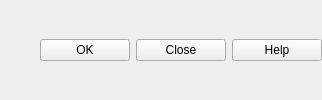
    <widget class="QWidget" name="buttons_widget" native="true">
     <layout class="QHBoxLayout" name="horizontalLayout">
      <property name="spacing">
       <number>6</number>
      </property>
      <property name="leftMargin">
       <number>0</number>
      </property>
      <property name="topMargin">
       <number>0</number>
      </property>
      <property name="rightMargin">
       <number>0</number>
      </property>
      <property name="bottomMargin">
       <number>0</number>
      </property>
      <item>
       <spacer name="horizontalSpacer">
        <property name="orientation">
         <enum>Qt::Horizontal</enum>
        </property>
        <property name="sizeHint" stdset="0">
         <size>
          <width>40</width>
          <height>20</height>
         </size>
        </property>
       </spacer>
      </item>
      <item>
       <widget class="QPushButton" name="reset_button">
        <property name="minimumSize">
         <size>
          <width>90</width>
          <height>0</height>
         </size>
        </property>
        <property name="whatsThis">
         <string>&lt;html&gt;&lt;head/&gt;&lt;body&gt;&lt;p&gt;Resets all parameters of this module in the current 'scenario time step' to the default values.&lt;/p&gt;&lt;/body&gt;&lt;/html&gt;</string>
        </property>
        <property name="text">
         <string>OK</string>
        </property>
        <property name="icon">
         <iconset resource="../../../../../Dropbox/UrbanBEATS Master Project/graphics/ubeats.qrc">
          <normaloff>:/icons/check.png</normaloff>:/icons/check.png</iconset>
        </property>
       </widget>
      </item>
      <item>
       <widget class="QPushButton" name="close_button">
        <property name="minimumSize">
         <size>
          <width>90</width>
          <height>0</height>
         </size>
        </property>
        <property name="text">
         <string>Close</string>
        </property>
        <property name="icon">
         <iconset resource="../../../../../Dropbox/UrbanBEATS Master Project/graphics/ubeats.qrc">
          <normaloff>:/icons/delete-icon.png</normaloff>:/icons/delete-icon.png</iconset>
        </property>
       </widget>
      </item>
      <item>
       <widget class="QPushButton" name="help_button">
        <property name="minimumSize">
         <size>
          <width>90</width>
          <height>0</height>
         </size>
        </property>
        <property name="text">
         <string>Help</string>
        </property>
        <property name="icon">
         <iconset resource="../../../../../Dropbox/UrbanBEATS Master Project/graphics/ubeats.qrc">
          <normaloff>:/icons/Help-icon.png</normaloff>:/icons/Help-icon.png</iconset>
        </property>
       </widget>
      </item>
     </layout>
    </widget>
